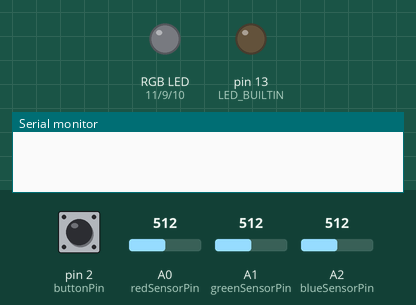
This sketch was run on a simulated Arduino Uno, built with avr-gcc and run on an emulated ATmega328P. On the bench: an RGB LED mixed from three pins (HIGH = lit), output pins drawn as LEDs (lit = HIGH), the last lines printed to the serial monitor. Inputs (shaded band) come from the test bench; at power-on: pin 2 (buttonPin) LOW, A1 (greenSensorPin) = 512, A2 (blueSensorPin) = 512, A0 (redSensorPin) = 512. Dim RGB values are drawn brighter than linear.

Above: at 6.2 s.
6.3 s: pin 2 (buttonPin) pulled HIGH for 0.15 s
At 7.4 s:
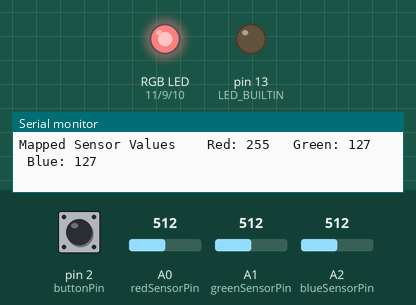
7.9 s: A1 (greenSensorPin) set to 900
At 9.2 s:
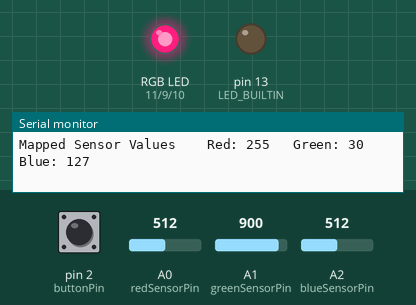
9.5 s: A2 (blueSensorPin) set to 900
At 10.7 s:
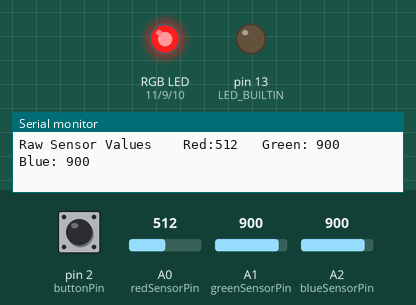
11.2 s: A0 (redSensorPin) set to 0
At 12.5 s:
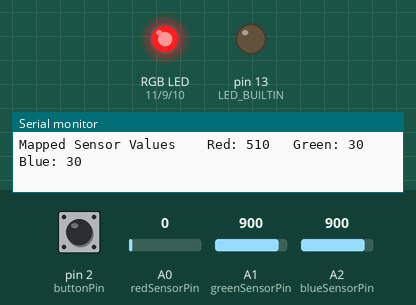
12.8 s: A1 (greenSensorPin) set to 511
At 13.5 s:
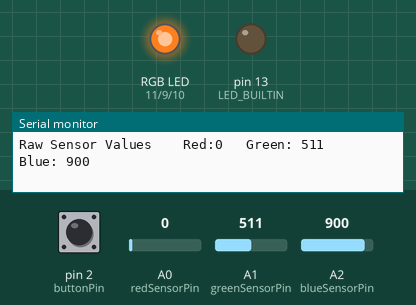
14.4 s: A0 (redSensorPin) set to 306
At 15.7 s:
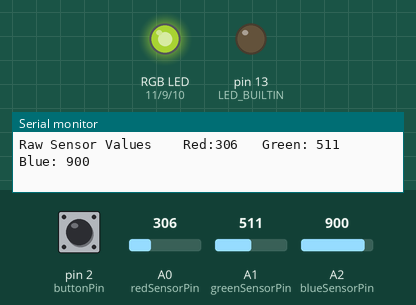
Timing chart, 0 to 17.0 s (numbered marks = the images above; inputs shaded):
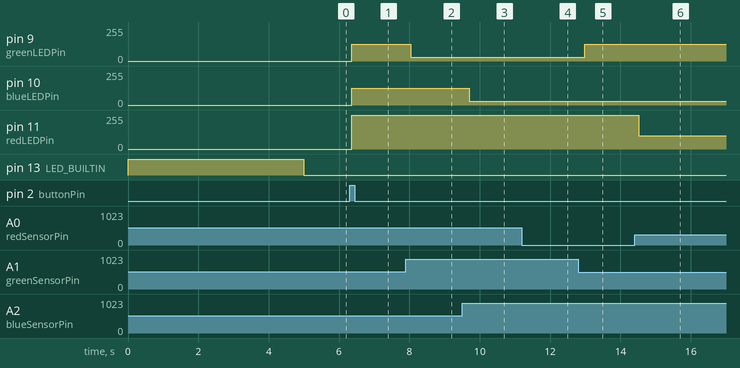

The sketch:

KILL_SWITCH.ino
```cpp
const int greenLEDPin = 9;
const int redLEDPin = 11;
const int blueLEDPin = 10;

const int redSensorPin = A0;
const int greenSensorPin = A1;
const int blueSensorPin = A2;

int redValue = 0;
int greenValue = 0;
int blueValue = 0;

int redSensorValue = 0;
int greenSensorValue = 0;
int blueSensorValue = 0;

int redSensorMinValue = 1023;
int greenSensorMinValue = 1023;
int blueSensorMinValue = 1023;

int redSensorMaxValue = 0;
  //el final de loop

 ;
int greenSensorMaxValue = 0;
int blueSensorMaxValue = 0;

// variables del botón

int switchState = 0;
bool isTheButtonBeingPressed = false;
bool pimPimFlag = false;

int buttonPin = 2;


void setup() {
 Serial.begin(9600);

 pinMode(greenLEDPin,OUTPUT);
 pinMode(redLEDPin,OUTPUT);
 pinMode(blueLEDPin,OUTPUT);
 pinMode(LED_BUILTIN,OUTPUT);
 calibrate();
 pinMode(buttonPin,INPUT);
}

void calibrate() {
  digitalWrite(LED_BUILTIN,HIGH);
  while (millis()<5000){
  redSensorValue = analogRead(redSensorPin);
  greenSensorValue = analogRead(greenSensorPin);
  blueSensorValue = analogRead(blueSensorPin);
  if (redSensorValue > redSensorMaxValue) {
    redSensorMaxValue = redSensorValue;
  }
    if(redSensorValue > redSensorMinValue) {
    redSensorMinValue = redSensorValue; }
    if(greenSensorValue > greenSensorMinValue) {
    greenSensorMinValue = greenSensorValue;}
    if(blueSensorValue > blueSensorMinValue) {
    blueSensorMinValue = blueSensorValue;
  }
}
  digitalWrite(LED_BUILTIN,LOW);
  analogWrite(greenLEDPin,0);
  }


 void loop(){

switchState = digitalRead(buttonPin);
if (switchState == HIGH){
  if (isTheButtonBeingPressed == false) {
    pimPimFlag = !pimPimFlag;
    isTheButtonBeingPressed = true;
  }
}
else
  {
    isTheButtonBeingPressed = false;
  }

if(pimPimFlag == true){
  pimPim();
}
else{
  analogWrite(redLEDPin, 0);
  analogWrite(greenLEDPin,0);
  analogWrite(blueLEDPin,0);
}
 } //el final de loop

 void pimPim(){
  redSensorValue = analogRead(redSensorPin);
 delay(5);
 greenSensorValue = analogRead(greenSensorPin);
 delay(5);
 blueSensorValue = analogRead(blueSensorPin);

 Serial.print("Raw Sensor Values \t Red:");
 Serial.print(redSensorValue);
 Serial.print("\t Green: ");
 Serial.print(greenSensorValue);
 Serial.print("\t Blue: ");
 Serial.println(blueSensorValue);


 redValue = map (redSensorValue,redSensorMinValue,redSensorMaxValue,0,255);
 greenValue = map (greenSensorValue,greenSensorMinValue,greenSensorMaxValue,0,255);
 blueValue = map (blueSensorValue,blueSensorMinValue,blueSensorMaxValue,0,255);


 Serial.print("Mapped Sensor Values \t Red: ");
 Serial.print(redValue);
 Serial.print("\t Green: ");
 Serial.print(greenValue);
 Serial.print("\t Blue: ");
 Serial.println(blueValue);

 analogWrite(redLEDPin,redValue);
 analogWrite(greenLEDPin,greenValue);
 analogWrite(blueLEDPin,blueValue);
  }
```

Measured:
- after the input at 6.3 s, pin 9 (greenLEDPin), pin 10 (blueLEDPin): 0/255 → 127/255 after 0.06 s; pin 11 (redLEDPin): 0/255 → 255/255 after 0.06 s
- after the input at 7.9 s, pin 9 (greenLEDPin): 127/255 → 30/255 after 0.14 s
- after the input at 9.5 s, pin 10 (blueLEDPin): 127/255 → 30/255 after 0.21 s
- after the input at 11.2 s, pin 11 (redLEDPin): 255/255 → 254/255 after 0.16 s
- after the input at 12.8 s, pin 9 (greenLEDPin): 30/255 → 127/255 after 0.18 s
- after the input at 14.4 s, pin 11 (redLEDPin): 254/255 → 101/255 after 0.11 s
